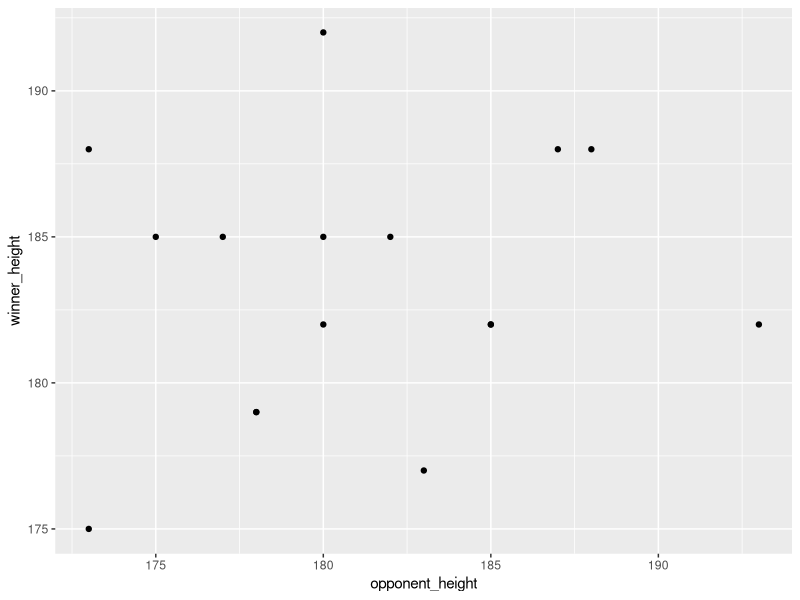

Here is the R script that generated this plot:
## ---- chunk 1
library(tidyverse)
## ---- chunk 2
# Sólo por claridad, uso los nombres convencionales de los parámetros
n <- 12
p <- 1/6


# Calcular tabla
probabilities <- data_frame(x=0:12,
           using_cumsum = cumsum(choose(n,x)*p^x*(1-p)^(n-x)),
           using_pbinom = pbinom(x,n,p))

# Calcular P{X>7}
1 - pbinom(7,n,p)

## ---- chunk 3
read_csv('./data/us_presidents_heights.csv',col_types = cols()) %>%
  ggplot(aes(x=opponent_height, y=winner_height)) +
  geom_point()

